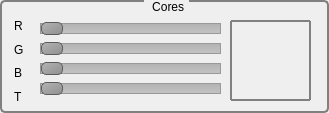
   <widget class="QGroupBox" name="groupBox_3">
    <property name="geometry">
     <rect>
      <x>471</x>
      <y>457</y>
      <width>329</width>
      <height>113</height>
     </rect>
    </property>
    <property name="styleSheet">
     <string notr="true">QGroupBox {
     background-color: qlineargradient(x1: 0, y1: 0, x2: 0, y2: 1,
                                       stop: 0 #E0E0E0, stop: 1 #FFFFFF);
     border: 2px solid gray;
     border-radius: 5px;
     margin-top: 1ex; /* leave space at the top for the title */
 }
 QGroupBox::title {

     subcontrol-origin: margin;
     subcontrol-position: top center; /* position at the top center */
     padding: 0 3px;
     background-color: qlineargradient(x1: 0, y1: 0, x2: 0, y2: 1,
                                       stop: 0 #FFOECE, stop: 1 #FFFFFF);
 }
 QGroupBox::indicator {
     width: 13px;
     height: 13px;
 }</string>
    </property>
    <property name="title">
     <string> Cores</string>
    </property>
    <widget class="Cores" name="widget_2" native="true">
     <property name="geometry">
      <rect>
       <x>230</x>
       <y>20</y>
       <width>81</width>
       <height>81</height>
      </rect>
     </property>
     <property name="styleSheet">
      <string notr="true">
     border: 2px solid gray;
     border-radius: 1px;
     padding: 1px;
</string>
     </property>
    </widget>
    <widget class="QSlider" name="corVermelha">
     <property name="geometry">
      <rect>
       <x>40</x>
       <y>20</y>
       <width>181</width>
       <height>16</height>
      </rect>
     </property>
     <property name="cursor">
      <cursorShape>PointingHandCursor</cursorShape>
     </property>
     <property name="styleSheet">
      <string notr="true"> QSlider::groove:horizontal {
     border: 1px solid #999999;
     height: 9px; /* the groove expands to the size of the slider by default. by giving it a height, it has a fixed size */
     background: qlineargradient(x1:0, y1:0, x2:0, y2:1, stop:0 #B1B1B1, stop:1 #c4c4c4);
     margin: 2px 0;
 }

 QSlider::handle:horizontal {
     background: qlineargradient(x1:0, y1:0, x2:1, y2:1, stop:0 #b4b4b4, stop:1 #8f8f8f);
     border: 1px solid #5c5c5c;
     width: 20px;
     height: 20px;
     margin: -2px 0; /* handle is placed by default on the contents rect of the groove. Expand outside the groove */
     border-radius: 5px;
 }

</string>
     </property>
     <property name="orientation">
      <enum>Qt::Horizontal</enum>
     </property>
    </widget>
    <widget class="QSlider" name="horizontalSlider_2">
     <property name="geometry">
      <rect>
       <x>40</x>
       <y>40</y>
       <width>181</width>
       <height>16</height>
      </rect>
     </property>
     <property name="cursor">
      <cursorShape>PointingHandCursor</cursorShape>
     </property>
     <property name="styleSheet">
      <string notr="true"> QSlider::groove:horizontal {
     border: 1px solid #999999;
     height: 9px; /* the groove expands to the size of the slider by default. by giving it a height, it has a fixed size */
     background: qlineargradient(x1:0, y1:0, x2:0, y2:1, stop:0 #B1B1B1, stop:1 #c4c4c4);
     margin: 2px 0;
 }

 QSlider::handle:horizontal {
     background: qlineargradient(x1:0, y1:0, x2:1, y2:1, stop:0 #b4b4b4, stop:1 #8f8f8f);
     border: 1px solid #5c5c5c;
     width: 20px;
     height: 20px;
     margin: -2px 0; /* handle is placed by default on the contents rect of the groove. Expand outside the groove */
     border-radius: 5px;
 }

</string>
     </property>
     <property name="orientation">
      <enum>Qt::Horizontal</enum>
     </property>
    </widget>
    <widget class="QSlider" name="horizontalSlider_3">
     <property name="geometry">
      <rect>
       <x>40</x>
       <y>60</y>
       <width>181</width>
       <height>16</height>
      </rect>
     </property>
     <property name="cursor">
      <cursorShape>PointingHandCursor</cursorShape>
     </property>
     <property name="styleSheet">
      <string notr="true"> QSlider::groove:horizontal {
     border: 1px solid #999999;
     height: 9px; /* the groove expands to the size of the slider by default. by giving it a height, it has a fixed size */
     background: qlineargradient(x1:0, y1:0, x2:0, y2:1, stop:0 #B1B1B1, stop:1 #c4c4c4);
     margin: 2px 0;
 }

 QSlider::handle:horizontal {
     background: qlineargradient(x1:0, y1:0, x2:1, y2:1, stop:0 #b4b4b4, stop:1 #8f8f8f);
     border: 1px solid #5c5c5c;
     width: 20px;
     height: 20px;
     margin: -2px 0; /* handle is placed by default on the contents rect of the groove. Expand outside the groove */
     border-radius: 5px;
 }

</string>
     </property>
     <property name="orientation">
      <enum>Qt::Horizontal</enum>
     </property>
    </widget>
    <widget class="QSlider" name="horizontalSlider">
     <property name="geometry">
      <rect>
       <x>40</x>
       <y>80</y>
       <width>181</width>
       <height>16</height>
      </rect>
     </property>
     <property name="cursor">
      <cursorShape>PointingHandCursor</cursorShape>
     </property>
     <property name="styleSheet">
      <string notr="true"> QSlider::groove:horizontal {
     border: 1px solid #999999;
     height: 9px; /* the groove expands to the size of the slider by default. by giving it a height, it has a fixed size */
     background: qlineargradient(x1:0, y1:0, x2:0, y2:1, stop:0 #B1B1B1, stop:1 #c4c4c4);
     margin: 2px 0;
 }

 QSlider::handle:horizontal {
     background: qlineargradient(x1:0, y1:0, x2:1, y2:1, stop:0 #b4b4b4, stop:1 #8f8f8f);
     border: 1px solid #5c5c5c;
     width: 20px;
     height: 20px;
     margin: -2px 0; /* handle is placed by default on the contents rect of the groove. Expand outside the groove */
     border-radius: 5px;
 }

</string>
     </property>
     <property name="orientation">
      <enum>Qt::Horizontal</enum>
     </property>
    </widget>
    <widget class="QWidget" name="layoutWidget">
     <property name="geometry">
      <rect>
       <x>14</x>
       <y>17</y>
       <width>16</width>
       <height>88</height>
      </rect>
     </property>
     <layout class="QGridLayout" name="gridLayout_5">
      <item row="0" column="0">
       <widget class="QLabel" name="label">
        <property name="text">
         <string>R</string>
        </property>
       </widget>
      </item>
      <item row="1" column="0">
       <widget class="QLabel" name="label_2">
        <property name="text">
         <string>G</string>
        </property>
       </widget>
      </item>
      <item row="2" column="0">
       <widget class="QLabel" name="label_3">
        <property name="text">
         <string>B</string>
        </property>
       </widget>
      </item>
      <item row="3" column="0">
       <widget class="QLabel" name="label_26">
        <property name="text">
         <string>T</string>
        </property>
       </widget>
      </item>
     </layout>
    </widget>
   </widget>
